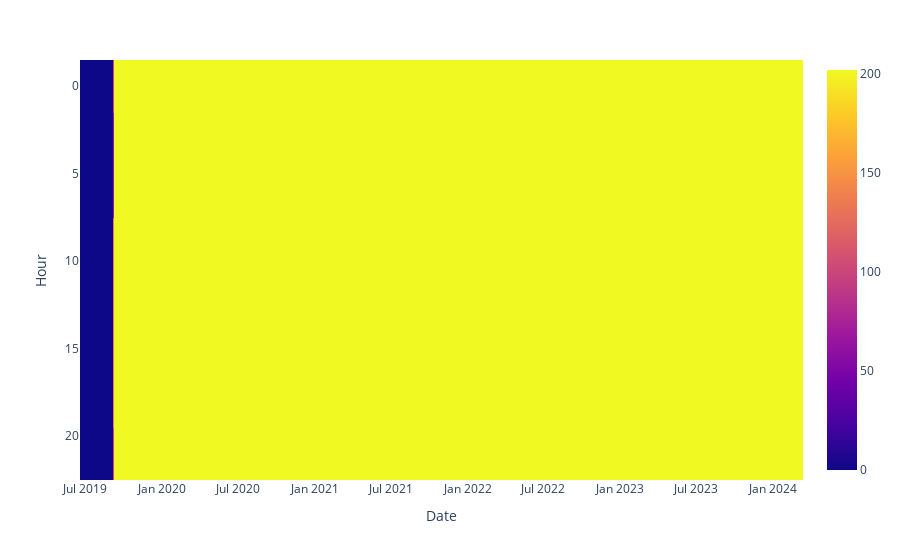

Notebook source saved alongside this figure:
### Code cell
import plotly.express as px

fig = px.imshow(pivot_df, text_auto=True)
fig.show()

### Figure 1 — Plotly figure (JSON) as saved in the notebook; plotly's stock layout.template omitted (floating-point values rounded to 4 significant figures; data arrays with more than 128 entries replaced by an {"elided": "..."} marker saying what was removed)
{"data": [{"coloraxis": "coloraxis", "hovertemplate": "Date: %{x}<br>Hour: %{y}<br>color: %{z}<extra></extra>", "name": "0", "texttemplate": "%{z}", "type": "heatmap", "x": {"elided": "1147 str values"}, "xaxis": "x", "y": [0, 3, 6, 9, 12, 15, 18, 21], "yaxis": "y", "z": {"elided": "8x1147 float values"}}], "layout": {"coloraxis": {"colorscale": [[0, "#0d0887"], [0.1111, "#46039f"], [0.2222, "#7201a8"], [0.3333, "#9c179e"], [0.4444, "#bd3786"], [0.5556, "#d8576b"], [0.6667, "#ed7953"], [0.7778, "#fb9f3a"], [0.8889, "#fdca26"], [1, "#f0f921"]]}, "margin": {"t": 60}, "xaxis": {"anchor": "y", "constrain": "domain", "domain": [0, 1], "scaleanchor": "y", "title": {"text": "Date"}}, "yaxis": {"anchor": "x", "autorange": "reversed", "constrain": "domain", "domain": [0, 1], "title": {"text": "Hour"}}}}
